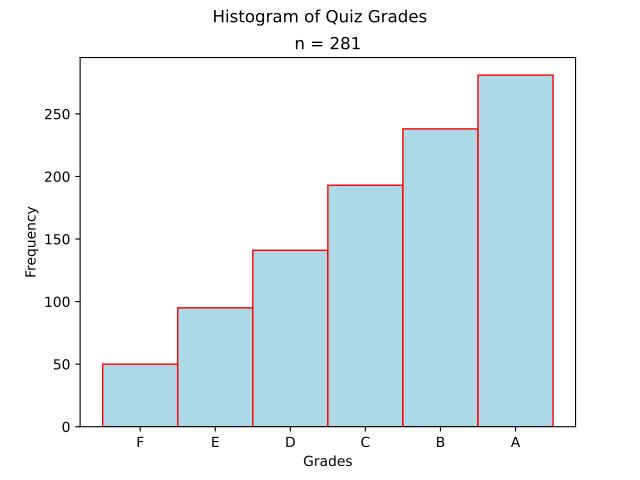

Source code (Python):
##################################################################################
###                           IMPORT LIBRARIES                                 ###
##################################################################################

import matplotlib

## NOTE: How-To: Run This Script On Your Computer
#
# To render the website, I have to use a "headless" backend to generate the images. 
# If you want to run this script on your computer, comment out the following line 
# with the "#" you see appended to each line of this comment:

matplotlib.use('agg')

# And uncomment this line: 

# matplotlib.use('tkagg')

import matplotlib.pyplot as plt

##################################################################################
###                                SCRIPT                                      ###
##################################################################################

# Create new Figure and Axes
fig, axs = plt.subplots()

# Generate data
data = ( 
    [ 'F' for _ in range(50) ] +  
    [ 'E' for _ in range(45) ] + 
    [ 'D' for _ in range(46) ] + 
    [ 'C' for _ in range(52) ] + 
    [ 'B' for _ in range(45) ] +
    [ 'A' for _ in range(43) ] 
)

# Label everything
plt.suptitle("Histogram of Quiz Grades")
plt.title(f"n = {len(data)}")
axs.set_xlabel("Grades")
axs.set_ylabel("Frequency")

# Generate and output
axs.hist(data, bins=6, range=(0,6), align='left', color="lightblue", ec="red", cumulative=True)
plt.show()
